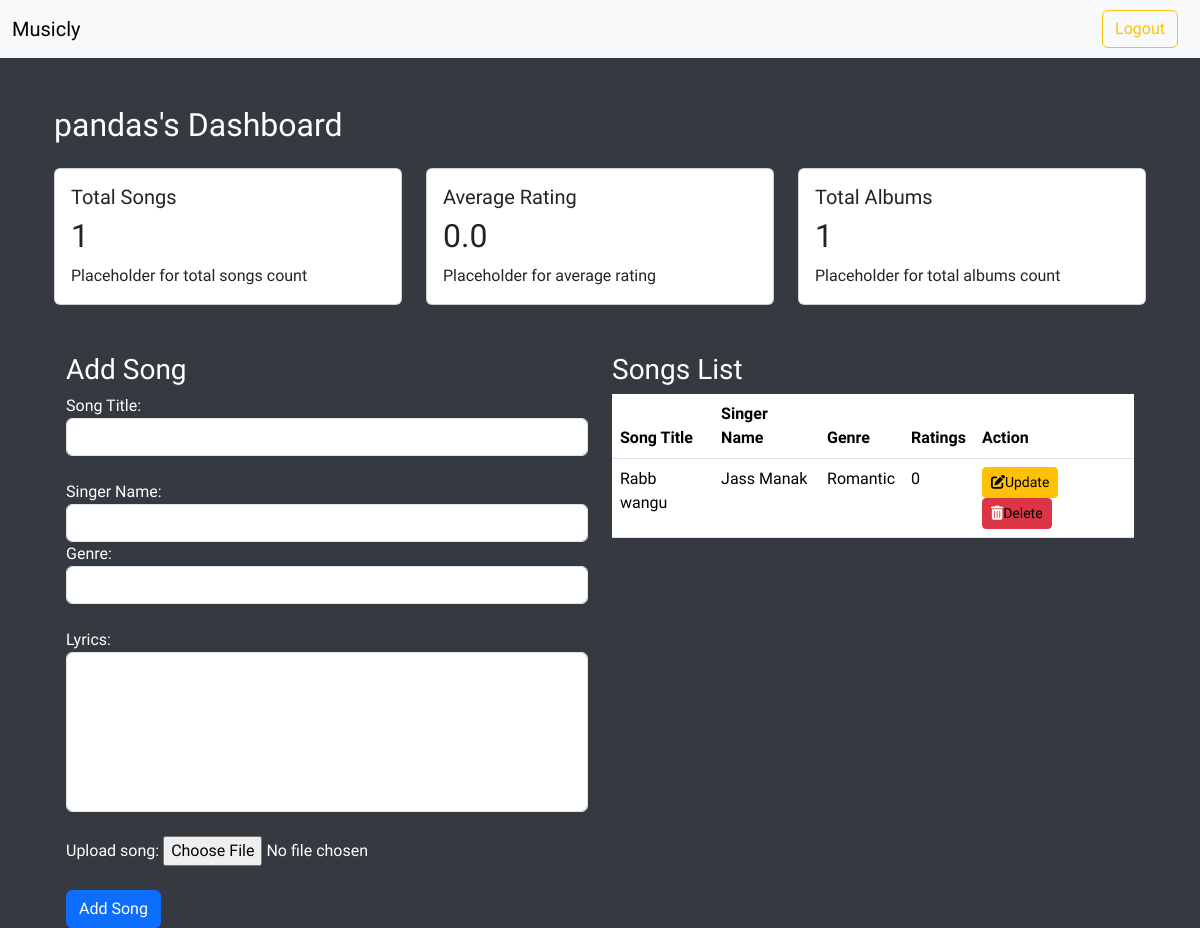
The app's page /creatorAccount/4/addSongs (signed in), older data.
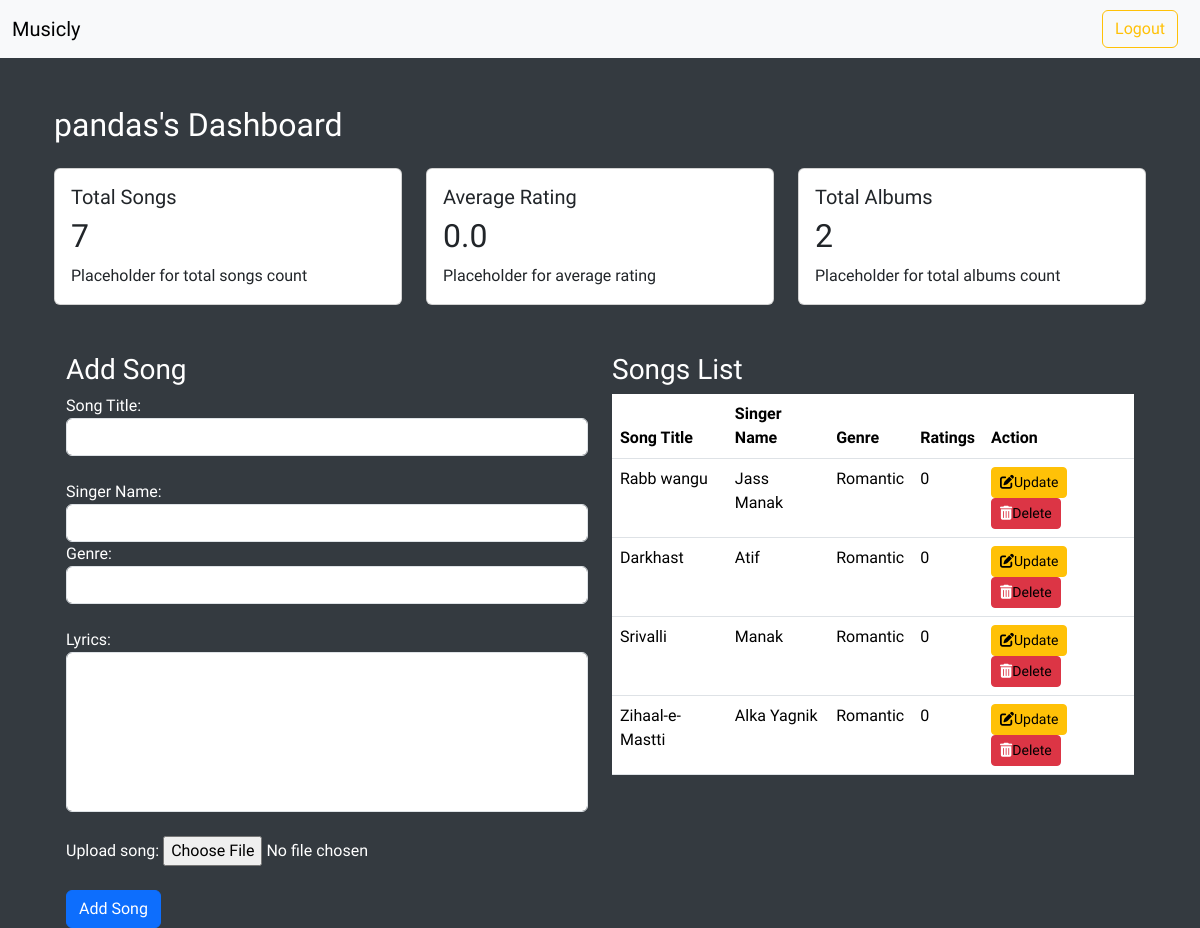
The same page, newer data.
### models.py (models this page shows)
class Songs(db.Model):
    __tablename__ = 'Songs'
    id = db.Column(db.Integer, primary_key = True)
    name = db.Column(db.String(120), nullable=False)
    artist = db.Column(db.String(32))
    lyrics = db.Column(db.String(1024), nullable = False)
    rating = db.Column(db.Integer, nullable = False, default=0)
    genre = db.Column(db.String(26), nullable=False)
    filename = db.Column(db.String(255), nullable=False)
    album_id = db.Column(db.Integer, db.ForeignKey('Album.id'), nullable = False)
    CreatorId = db.Column(db.Integer, db.ForeignKey('User.id'), nullable = False)

### routes.py (the view, shortened to what this page needs)
@app.route("/creatorAccount/<int:album_id>/addSongs", methods = ["GET", "POST"])
@auth_required
def addSongs(album_id):
    user = User.query.get(session["user_id"])
    current_creator = user.id
    album = db.session.query(Album).filter_by(id = album_id).one()
    if request.method == "GET":
        total_songs = db.session.query(func.count(Songs.id)).filter(Songs.CreatorId == current_creator).scalar()
        average_rating = db.session.query(func.avg(Songs.rating)).filter(Songs.CreatorId == current_creator).scalar()
        total_albums = db.session.query(func.count(Album.id)).filter(Album.CreatorId == current_creator).scalar()
        songs = Songs.query.filter_by(album_id=album_id).all()
        return render_template("addSongs.html", total_songs= total_songs, average_rating= average_rating, total_albums= total_albums, creator= user.username, songs=songs, user = user, need = True, album_id = album_id)

### routes.py (called while the page is built)
def auth_required(func):
    @wraps(func)
    def inner(*args, **kwargs):
        if "user_id" not in session:
            flash("Login required.", 'danger')
            return redirect(url_for("login"))
        return func(*args, **kwargs)
    return inner

### templates/addSongs.html (shortened to what this page needs)
{% extends 'layout.html' %}
{% block content %}
<div class="container mt-5">
  <h2>{{ creator }}'s Dashboard</h2>
  <div class="row mt-4">
    <div class="col-md-4">
      <div class="card">
        <div class="card-body">
          <h5 class="card-title">Total Songs</h5>
          <h2>{{total_songs}}</h2>
          <p class="card-text">Placeholder for total songs count</p>
        </div>
      </div>
    </div>
    <div class="col-md-4">
      <div class="card">
        <div class="card-body">
          <h5 class="card-title">Average Rating</h5>
          <h2>{{ average_rating }}</h2>
          <p class="card-text">Placeholder for average rating</p>
        </div>
      </div>
    </div>
    <div class="col-md-4">
      <div class="card">
        <div class="card-body">
          <h5 class="card-title">Total Albums</h5>
          <h2>{{total_albums}}</h2>
          <p class="card-text">Placeholder for total albums count</p>
        </div>
      </div>
    </div>
  </div>
  <div class="container mt-5">
    <div class="row mt-4">
      <div class="col-md-6">
        <h3>Add Song</h3>
        <form method="POST" enctype="multipart/form-data">
          <div class="form-group">
            <label for="SongTitle">Song Title:</label>
            <input type="text" class="form-control" id="SongTitle" name="SongTitle" required>
          </div>
          <br>
          <div class="form-group">
            <label for="SingerName">Singer Name:</label>
            <input type="text" class="form-control" id="SingerName" name="SingerName" required>
          </div>
          <div class="form-group">
            <label for="Genre">Genre:</label>
            <input type="text" class="form-control" id="Genre" name="Genre" required>
          </div>
          <br>
          <div class="form-group">
            <label for="lyrics">Lyrics:</label>
            <textarea class="form-control" id="lyrics" name="lyrics" required></textarea>
          </div>
          <br>
          <div class="form-group">
            <label for="mp3File">Upload song:</label>
            <input type="file" class="form-control-file" id="mp3File" name="mp3File" accept=".mp3" required>
        </div>
        <br>
          <button type="submit" class="btn btn-primary">Add Song</button>
        </form>
      </div>
      <div class="col-md-6">
        <h3>Songs List</h3>
        <table class="table">
          <thead>
            <tr>
              <th>Song Title</th>
              <th>Singer Name</th>
              <th>Genre</th>
              <th>Ratings</th>
              <th>Action</th>
            </tr>
          </thead>
          <tbody>
            {% for song in songs %}
            <tr>
              <td>{{ song.name }}</td>
              <td>{{ song.artist }}</td>
              <td>{{ song.genre }}</td>
              <td>{{ song.rating }}</td>
              <td>
                <button type="button" class="btn btn-warning btn-sm"><i class="fas fa-edit"></i><a href="/creatorAccount/{{album_id}}/addSongs/{{song.id}}/update">Update</a></button>
                <button type="button" class="btn btn-danger btn-sm"><i class="fas fa-trash-alt"></i><a href="/creatorAccount/{{album_id}}/addSongs/{{song.id}}/delete">Delete</a></button>
              </td>
            </tr>
            {% endfor %}
          </tbody>
        </table>
      </div>
    </div>
  </div>
</div>
{% endblock %}

Row changes from the older to the newer data that the page shows:
added Songs: name "Darkhast", artist "Atif", genre "Romantic", rating "0"
added Songs: name "Srivalli", artist "Manak", genre "Romantic", rating "0"
added Songs: name "Zihaal-e-Mastti", artist "Alka Yagnik", genre "Romantic", rating "0"
Text that changed along with them:
{{ total_songs }}: "1" → "7"
{{ total_albums }}: "1" → "2"
